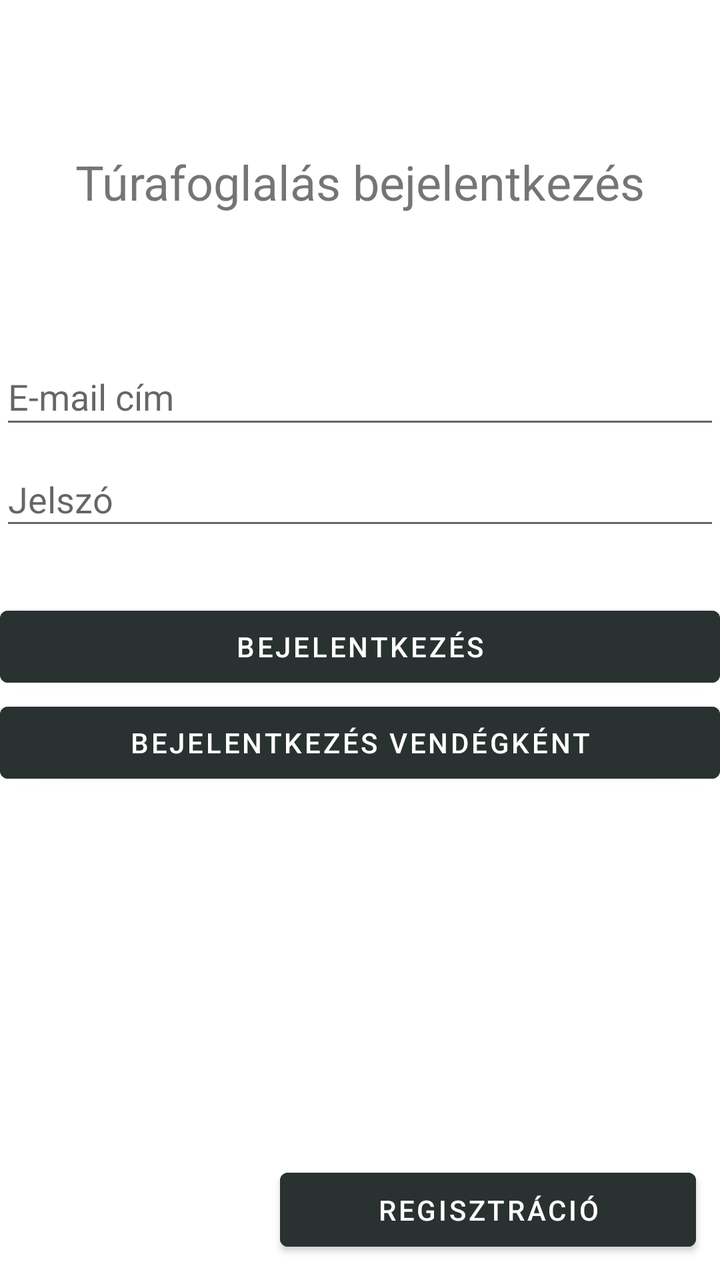
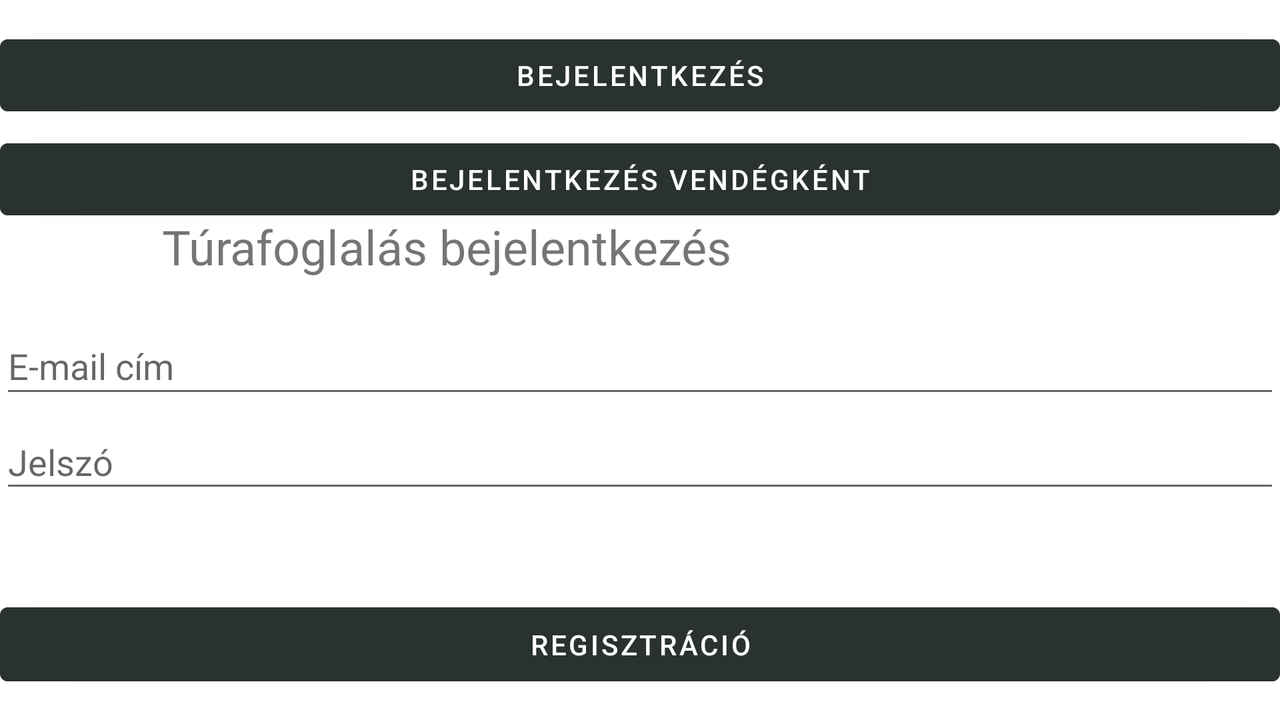

First picture: res/layout/ on a phone held upright. Second picture: the repository's own variant of that layout, on a device whose configuration matches the variant's folder. Source for both follows.
<!-- AndroidManifest.xml: application theme Theme.Turafoglalas -->
<!-- res/layout/activity_login.xml -->
<?xml version="1.0" encoding="utf-8"?>
<androidx.constraintlayout.widget.ConstraintLayout xmlns:android="http://schemas.android.com/apk/res/android"
    xmlns:app="http://schemas.android.com/apk/res-auto"
    xmlns:tools="http://schemas.android.com/tools"
    android:layout_width="match_parent"
    android:layout_height="match_parent"
    tools:context=".activity.LoginActivity">

    <TextView
        android:id="@+id/textView"
        android:layout_width="wrap_content"
        android:layout_height="wrap_content"
        android:text="@string/app_login_text"
        android:textSize="24sp"
        app:layout_constraintBottom_toBottomOf="parent"
        app:layout_constraintEnd_toEndOf="parent"

        app:layout_constraintStart_toStartOf="parent"
        app:layout_constraintTop_toTopOf="parent"
        app:layout_constraintVertical_bias="0.123" />

    <EditText
        android:id="@+id/input_email"
        android:layout_width="@dimen/login_elements_width"
        android:layout_height="45dp"
        android:ems="10"
        android:hint="@string/email_text"
        android:inputType="textEmailAddress"
        app:layout_constraintBottom_toBottomOf="parent"
        app:layout_constraintEnd_toEndOf="parent"
        app:layout_constraintStart_toStartOf="parent"
        app:layout_constraintTop_toTopOf="parent"
        app:layout_constraintVertical_bias="0.293" />

    <EditText
        android:id="@+id/input_password"
        android:layout_width="@dimen/login_elements_width"
        android:layout_height="44dp"
        android:layout_marginBottom="150dp"
        android:ems="10"
        android:hint="@string/password_text"
        android:inputType="textPassword"
        app:layout_constraintBottom_toBottomOf="parent"
        app:layout_constraintEnd_toEndOf="parent"
        app:layout_constraintStart_toStartOf="parent"
        app:layout_constraintTop_toBottomOf="@+id/input_email"
        app:layout_constraintVertical_bias="0.03" />

    <Button
        android:id="@+id/button_login"
        android:layout_width="@dimen/login_elements_width"
        android:layout_height="wrap_content"
        android:backgroundTint="@color/button_color"
        android:onClick="login"
        android:text="@string/login_text"
        app:layout_constraintBottom_toBottomOf="parent"
        app:layout_constraintEnd_toEndOf="parent"

        app:layout_constraintStart_toStartOf="parent"
        app:layout_constraintTop_toBottomOf="@+id/input_password"
        app:layout_constraintVertical_bias="0.091"
        tools:ignore="UsingOnClickInXml" />

    <Button
        android:id="@+id/button_guestlogin"
        android:layout_width="@dimen/login_elements_width"
        android:layout_height="wrap_content"
        android:backgroundTint="@color/button_color"
        android:onClick="anonymusLogin"
        android:text="@string/guestlogin_text"
        app:layout_constraintEnd_toEndOf="parent"

        app:layout_constraintStart_toStartOf="parent"
        app:layout_constraintTop_toBottomOf="@+id/button_login"
        tools:ignore="OnClick,UsingOnClickInXml" />

    <Button
        android:id="@+id/button_register"
        android:layout_width="208dp"
        android:layout_height="49dp"
        android:backgroundTint="@color/button_color"
        android:onClick="register"
        android:text="@string/register_text"
        app:layout_constraintBottom_toBottomOf="parent"
        app:layout_constraintEnd_toEndOf="parent"
        app:layout_constraintHorizontal_bias="0.921"
        app:layout_constraintStart_toStartOf="parent"
        app:layout_constraintTop_toBottomOf="@+id/button_guestlogin"
        app:layout_constraintVertical_bias="0.945"
        tools:ignore="UsingOnClickInXml" />

</androidx.constraintlayout.widget.ConstraintLayout>
<!-- resources referenced by this layout -->
<resources>
  <color name="button_color">#2A3231</color>
  <string name="app_login_text">Túrafoglalás bejelentkezés</string>
  <string name="email_text">E-mail cím</string>
  <string name="guestlogin_text">Bejelentkezés vendégként</string>
  <string name="login_text">Bejelentkezés</string>
  <string name="password_text">Jelszó</string>
  <string name="register_text">Regisztráció</string>
  <style name="Theme.Turafoglalas" parent="Theme.MaterialComponents.DayNight.DarkActionBar">
          
          <item name="colorPrimary">@color/purple_500</item>
          <item name="colorPrimaryVariant">@color/purple_700</item>
          <item name="colorOnPrimary">@color/white</item>
          
          <item name="colorSecondary">@color/teal_200</item>
          <item name="colorSecondaryVariant">@color/teal_700</item>
          <item name="colorOnSecondary">@color/black</item>
          
          <item name="android:statusBarColor" tools:targetApi="l">?attr/colorPrimaryVariant</item>
          
      </style>
  <color name="purple_500">#FF6200EE</color>
  <color name="purple_700">#FF3700B3</color>
  <color name="white">#FFFFFFFF</color>
  <color name="teal_200">#FF03DAC5</color>
  <color name="teal_700">#FF018786</color>
  <color name="black">#FF000000</color>
</resources>
<!-- res/layout-land/activity_login.xml (the repository's variant of the layout above) -->
<!-- drawn on the phone turned sideways -->
<?xml version="1.0" encoding="utf-8"?>
<androidx.constraintlayout.widget.ConstraintLayout xmlns:android="http://schemas.android.com/apk/res/android"
    xmlns:app="http://schemas.android.com/apk/res-auto"
    xmlns:tools="http://schemas.android.com/tools"
    android:layout_width="match_parent"
    android:layout_height="match_parent"
    tools:context=".activity.LoginActivity">

    <TextView
        android:id="@+id/textView"
        android:layout_width="wrap_content"
        android:layout_height="wrap_content"
        android:text="@string/app_login_text"
        android:textSize="24sp"
        app:layout_constraintBottom_toBottomOf="parent"
        app:layout_constraintEnd_toEndOf="parent"

        app:layout_constraintHorizontal_bias="0.228"
        app:layout_constraintStart_toStartOf="parent"
        app:layout_constraintTop_toTopOf="parent"
        app:layout_constraintVertical_bias="0.327" />

    <EditText
        android:id="@+id/input_email"
        android:layout_width="@dimen/login_elements_width"
        android:layout_height="45dp"
        android:ems="10"
        android:hint="@string/email_text"
        android:inputType="textEmailAddress"
        app:layout_constraintBottom_toBottomOf="parent"
        app:layout_constraintEnd_toEndOf="parent"
        app:layout_constraintHorizontal_bias="0.153"
        app:layout_constraintStart_toStartOf="parent"
        app:layout_constraintTop_toTopOf="parent"
        app:layout_constraintVertical_bias="0.505" />

    <EditText
        android:id="@+id/input_password"
        android:layout_width="@dimen/login_elements_width"
        android:layout_height="44dp"
        android:ems="10"
        android:hint="@string/password_text"
        android:inputType="textPassword"
        app:layout_constraintBottom_toBottomOf="parent"
        app:layout_constraintEnd_toEndOf="parent"
        app:layout_constraintHorizontal_bias="0.153"
        app:layout_constraintStart_toStartOf="parent"
        app:layout_constraintTop_toTopOf="parent"
        app:layout_constraintVertical_bias="0.656" />

    <Button
        android:id="@+id/button_login"
        android:layout_width="@dimen/login_landscape_width"
        android:layout_height="wrap_content"
        android:backgroundTint="@color/button_color"
        android:onClick="login"
        android:text="@string/login_text"
        app:layout_constraintBottom_toBottomOf="parent"
        app:layout_constraintEnd_toEndOf="parent"

        app:layout_constraintHorizontal_bias="0.969"
        app:layout_constraintStart_toStartOf="parent"
        app:layout_constraintTop_toTopOf="parent"
        app:layout_constraintVertical_bias="0.044"
        tools:ignore="UsingOnClickInXml" />

    <Button
        android:id="@+id/button_guestlogin"
        android:layout_width="@dimen/login_landscape_width"
        android:layout_height="wrap_content"
        android:layout_marginTop="4dp"
        android:backgroundTint="@color/button_color"
        android:onClick="anonymusLogin"
        android:text="@string/guestlogin_text"

        app:layout_constraintEnd_toEndOf="parent"
        app:layout_constraintHorizontal_bias="0.969"
        app:layout_constraintStart_toStartOf="parent"
        app:layout_constraintTop_toBottomOf="@+id/button_login"
        tools:ignore="OnClick,UsingOnClickInXml" />

    <Button
        android:id="@+id/button_register"
        android:layout_width="@dimen/login_landscape_width"
        android:layout_height="49dp"
        android:backgroundTint="@color/button_color"
        android:onClick="register"
        android:text="@string/register_text"
        app:layout_constraintBottom_toBottomOf="parent"
        app:layout_constraintEnd_toEndOf="parent"
        app:layout_constraintHorizontal_bias="0.969"
        app:layout_constraintStart_toStartOf="parent"
        app:layout_constraintTop_toBottomOf="@+id/button_guestlogin"
        app:layout_constraintVertical_bias="0.932"
        tools:ignore="UsingOnClickInXml" />

</androidx.constraintlayout.widget.ConstraintLayout>
